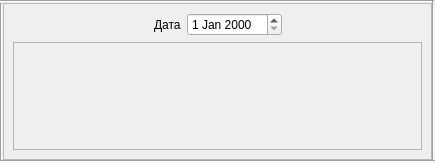
<?xml version="1.0" encoding="UTF-8"?>
<ui version="4.0">
 <class>TrainDay</class>
 <widget class="QWidget" name="TrainDay">
  <property name="geometry">
   <rect>
    <x>0</x>
    <y>0</y>
    <width>435</width>
    <height>163</height>
   </rect>
  </property>
  <property name="windowTitle">
   <string>Form</string>
  </property>
  <layout class="QGridLayout" name="gridLayout">
   <property name="leftMargin">
    <number>0</number>
   </property>
   <property name="topMargin">
    <number>0</number>
   </property>
   <property name="rightMargin">
    <number>0</number>
   </property>
   <property name="bottomMargin">
    <number>0</number>
   </property>
   <property name="spacing">
    <number>0</number>
   </property>
   <item row="1" column="1" colspan="2">
    <widget class="QFrame" name="frame">
     <property name="frameShape">
      <enum>QFrame::StyledPanel</enum>
     </property>
     <property name="frameShadow">
      <enum>QFrame::Raised</enum>
     </property>
     <layout class="QGridLayout" name="gridLayout_2">
      <item row="0" column="1">
       <spacer name="horizontalSpacer_2">
        <property name="orientation">
         <enum>Qt::Horizontal</enum>
        </property>
        <property name="sizeHint" stdset="0">
         <size>
          <width>40</width>
          <height>20</height>
         </size>
        </property>
       </spacer>
      </item>
      <item row="0" column="2">
       <widget class="QLabel" name="label">
        <property name="text">
         <string>Дата</string>
        </property>
       </widget>
      </item>
      <item row="0" column="3">
       <widget class="QDateEdit" name="dateEdit"/>
      </item>
      <item row="0" column="4">
       <spacer name="horizontalSpacer">
        <property name="orientation">
         <enum>Qt::Horizontal</enum>
        </property>
        <property name="sizeHint" stdset="0">
         <size>
          <width>40</width>
          <height>20</height>
         </size>
        </property>
       </spacer>
      </item>
      <item row="1" column="1" colspan="4">
       <widget class="QFrame" name="trainFrame">
        <property name="frameShape">
         <enum>QFrame::StyledPanel</enum>
        </property>
        <property name="frameShadow">
         <enum>QFrame::Raised</enum>
        </property>
        <layout class="QGridLayout" name="gridLayout_3">
         <property name="leftMargin">
          <number>0</number>
         </property>
         <property name="topMargin">
          <number>0</number>
         </property>
         <property name="rightMargin">
          <number>0</number>
         </property>
         <property name="bottomMargin">
          <number>0</number>
         </property>
         <property name="spacing">
          <number>0</number>
         </property>
        </layout>
       </widget>
      </item>
     </layout>
    </widget>
   </item>
   <item row="1" column="0">
    <widget class="Line" name="line_3">
     <property name="orientation">
      <enum>Qt::Vertical</enum>
     </property>
    </widget>
   </item>
   <item row="2" column="0" colspan="4">
    <widget class="Line" name="line">
     <property name="orientation">
      <enum>Qt::Horizontal</enum>
     </property>
    </widget>
   </item>
   <item row="0" column="3" rowspan="2">
    <widget class="Line" name="line_4">
     <property name="orientation">
      <enum>Qt::Vertical</enum>
     </property>
    </widget>
   </item>
   <item row="0" column="0" colspan="3">
    <widget class="Line" name="line_2">
     <property name="orientation">
      <enum>Qt::Horizontal</enum>
     </property>
    </widget>
   </item>
  </layout>
 </widget>
 <resources/>
 <connections/>
</ui>
